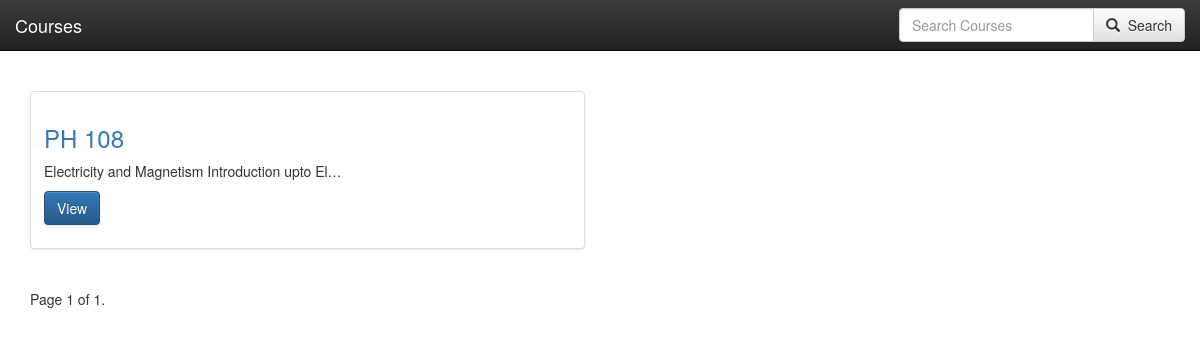
The app's page /, older data.
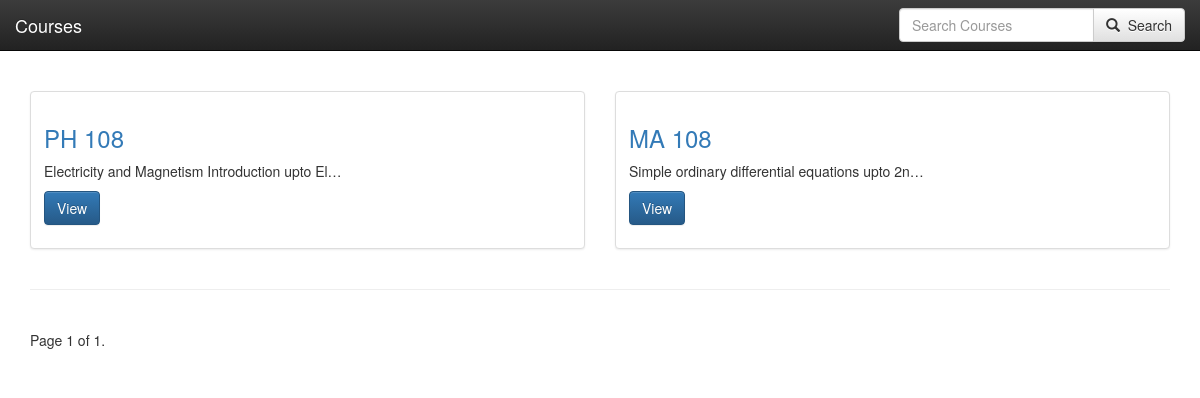
The same page, newer data.
### resources/models.py (models this page shows, shortened)
class course(models.Model):
	course_name = models.CharField(max_length = 255)
	course_description = models.TextField()
	course_id = models.IntegerField()

### resources/views.py (the view)
# urls.py: url(r'^$', course_homepage, name='homepage'),
def course_homepage(request):
	queryset_list = course.objects.all()
	query = request.GET.get("q")
	if query:
		queryset_list = queryset_list.filter(
			Q(course_name__icontains=query) |
			Q(course_description__icontains=query)
		).distinct()
	paginator = Paginator(queryset_list, 10) # Show 25 contacts per page
	page_request_var = 'page'
	page = request.GET.get(page_request_var)
	try:
	    queryset = paginator.page(page)
	except PageNotAnInteger:
	    queryset = paginator.page(1)
	except EmptyPage:
	    queryset = paginator.page(paginator.num_pages)
	context = {
		"object_list": queryset,
		"title": "Courses",
		"page_request_var": page_request_var
	}
	return render(request, "course_list.html", context)

### templates/course_list.html (shortened to what this page needs)
{% extends "base.html" %}
	{% block bar %}
	<div class="navbar navbar-inverse navbar-static-top" role="navigation">
		<a class="navbar-brand" rel="home" href="/" title="{{ title }}">{{ title }}</a>
		<div class="collapse navbar-collapse navbar-ex1-collapse">
			<div class="pull-right">
				<form method="GET" action="" class="navbar-form" role="search">
					<div class="input-group">
						<input type="text" name="q" placeholder="Search Courses" value="{{ request.GET.q }}" class="form-control"></input>
						<div class="input-group-btn">
							<button class="btn btn-default" type="submit"><i class="glyphicon glyphicon-search"></i>&nbsp;&nbsp;Search</button>
						</div>
					</div>
				</form>
			</div>
		</div>
	</div>
	{% endblock bar %}
	{% block content %}
	<br/>
	<div class="container">
		<div class="row">
			{% for obj in object_list %}
				<div class="col-sm-6">
				    <div class="thumbnail">
				      <div class="caption">
				        <h3><a href='{% url "course_detail" obj.id %}'>{{ obj.course_name }} </a></h3>
				        <p>{{ obj.course_description|linebreaks|truncatechars:50 }}</p>
				        <p>
				        	<a href='{% url "course_detail" id=obj.id %}' class="btn btn-primary" role="button">View</a>
				        </p>
				      </div>
				    </div>
				</div>
				{% cycle "" "<div class = 'col-sm-12'><hr/></div></div><div class='row'>" %}
			{% endfor %}
		</div>
		<div class="pagination">
		    <span class="step-links">
		        <span class="current">
		            Page {{ object_list.number }} of {{ object_list.paginator.num_pages }}.
		        </span>
		    </span>
		</div>
	</div>
{% endblock content %}

Row changes from the older to the newer data that the page shows:
added course: course_name "MA 108", course_description "Simple ordinary differential equations upto 2n…"
